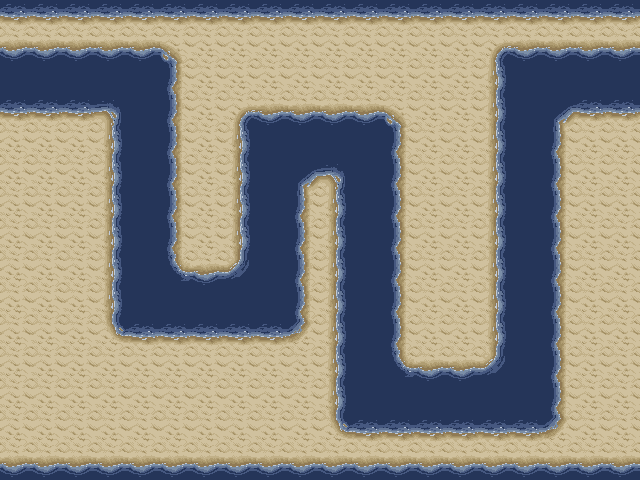

A level layout from a 2D game, rendered from its tile map. Below: a short description, then the map file with tile-grid data replaced by summaries:
An orthogonal 20x15 tile map with 32x32 px tiles, 1 tile layer (World).

<map version="1.0" orientation="orthogonal" width="20" height="15" tilewidth="32" tileheight="32">
 <tileset firstgid="1" name="RPGTiles" tilewidth="32" tileheight="32">
  <image source="../assets/image/tiles.png" width="512" height="64" />
 </tileset>
 <layer name="World" width="20" height="15">
  <data>[300 cells, 300 non-empty, 14 distinct tile ids]</data>
 </layer>
</map>
